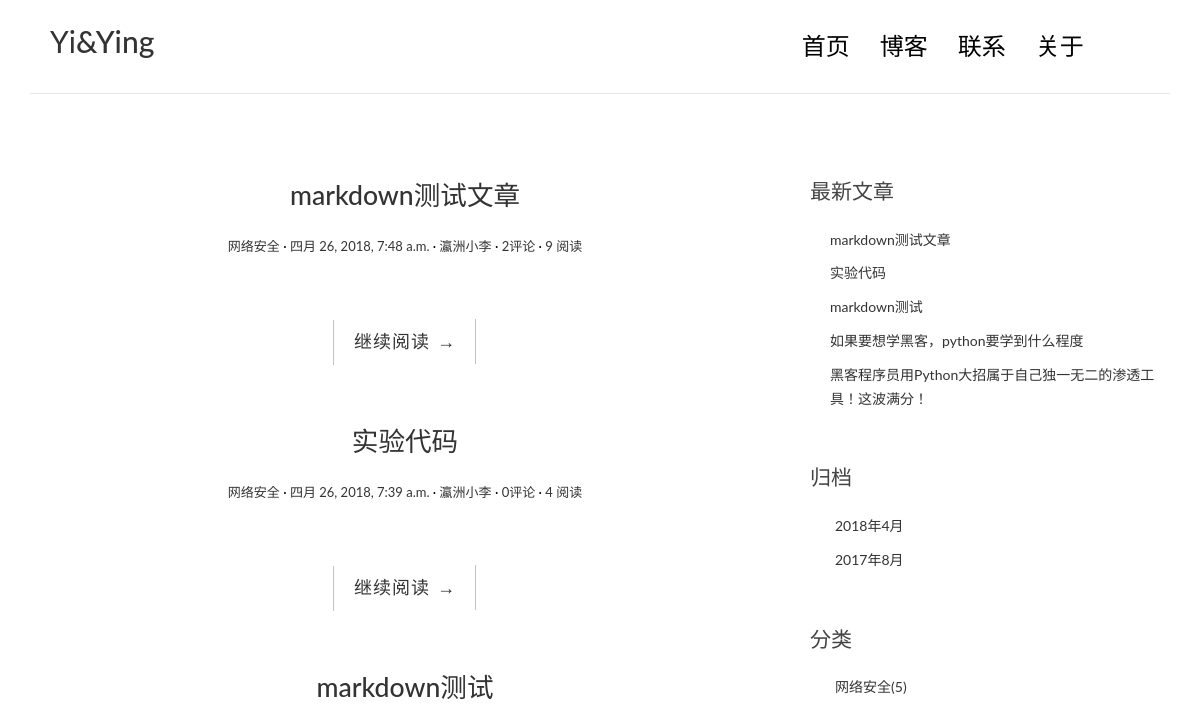
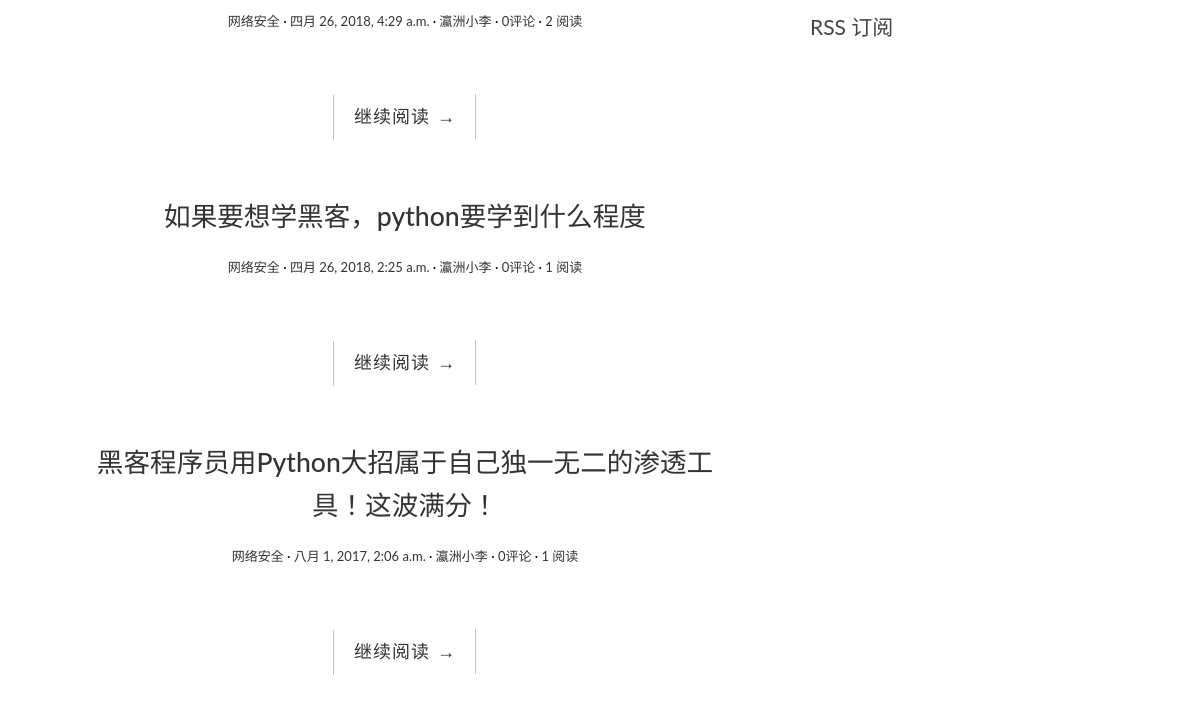
The app's page /, older data (2 pictures, top to bottom).
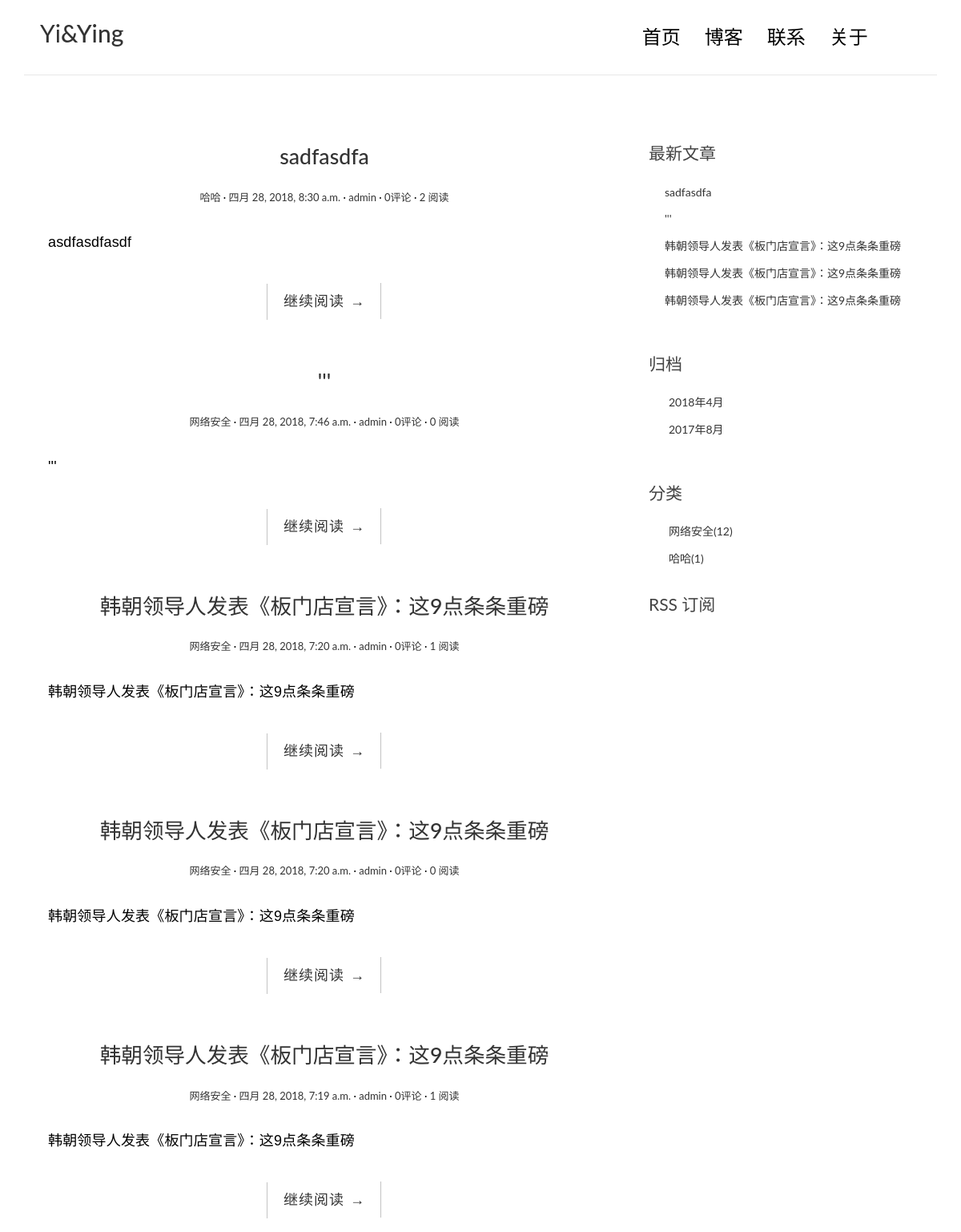
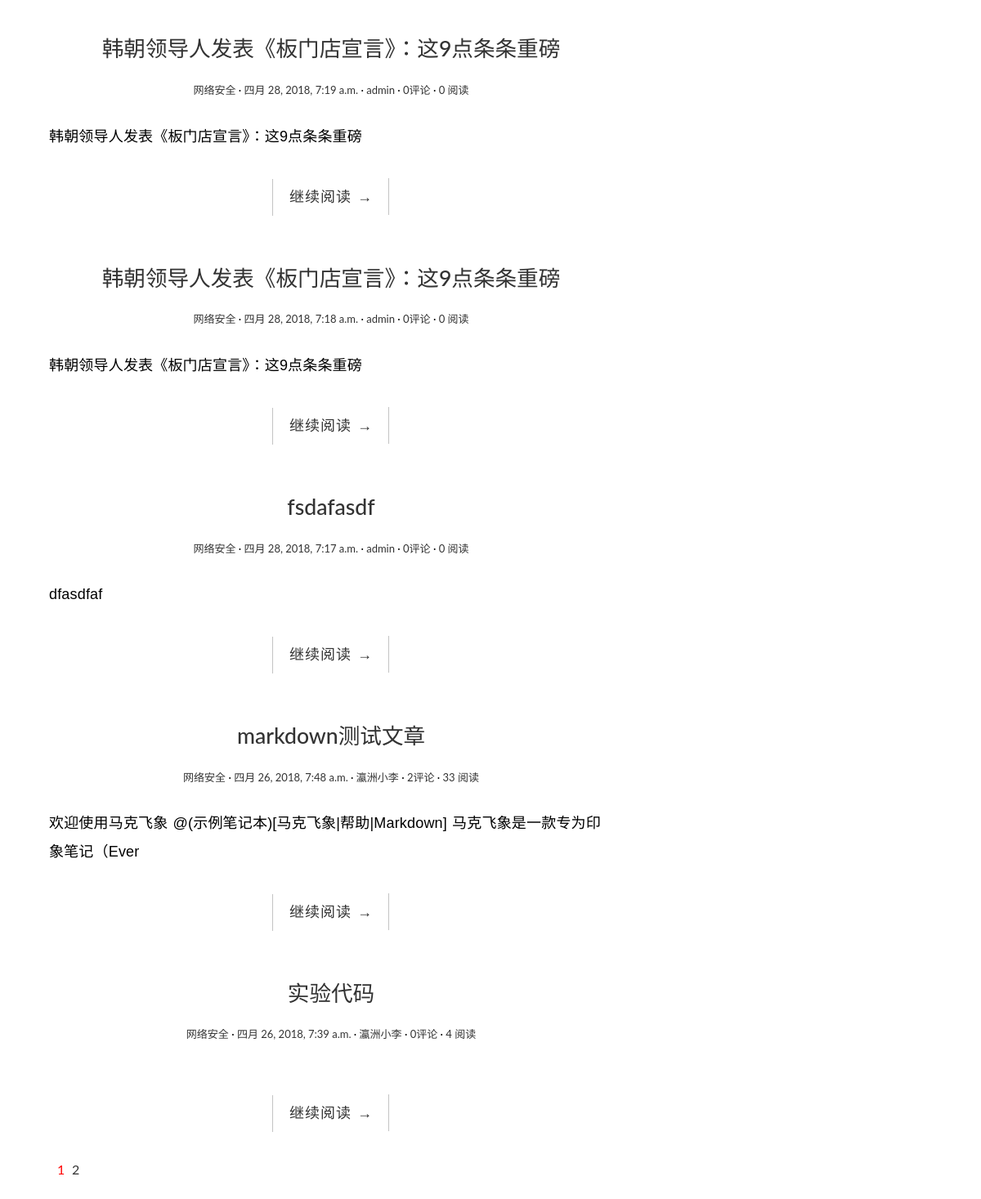
The same page, newer data (2 pictures, top to bottom).
### blog/models.py (models this page shows, shortened)
class Post(models.Model):
    title = models.CharField(max_length=70)
    body = models.TextField()
    excerpt = models.CharField(max_length=200,blank=True)
    created_time = models.DateTimeField()
    modified_time = models.DateTimeField()
    category = models.ForeignKey(Category,on_delete=models.CASCADE)
    tags = models.ManyToManyField(Tag, blank=True)
    author = models.ForeignKey(User,on_delete=models.CASCADE)
    views = models.PositiveIntegerField(default=0)
    def get_absolute_url(self):
        return reverse('blog:detail', kwargs={'pk':self.pk})
    class Meta:
        ordering = ['-created_time','title']

class Category(models.Model):
    name = models.CharField(max_length=100)

### blog/views.py (the view, shortened to what this page needs)
# urls.py: url(r'^$', views.IndexView.as_view(), name='index'),
class IndexView(ListView):
    model = Post
    template_name = 'blog/index.html'
    context_object_name = 'post_list'
    paginate_by = 10
    def get_context_data(self, **kwargs):
        context = super().get_context_data(**kwargs)
        paginator = context.get('paginator')
        page = context.get('page_obj')
        is_paginated = context.get('is_paginated')
        pagination_data = self.pagination_data(paginator, page, is_paginated)
        context.update(pagination_data)
        return context
    def pagination_data(self, paginator, page, is_paginated):
        if not is_paginated:
            return {}
        left = []
        right = []
        left_has_more = False
        right_has_more = False
        first = False
        last = False
        page_number = page.number
        total_pages = paginator.num_pages
        page_range = paginator.page_range
        if page_number == 1:
            right = page_range[page_number:page_number + 2]
            if right[-1] < total_pages - 1:
                right_has_more = True
            if right[-1] < total_pages:
                last = True
        elif page_number == total_pages:
            left = page_range[(page_number - 3) if (page_number - 3) > 0 else 0:page_number - 1]
            if left[0] > 2:
                left_has_more = True
            if left[0] > 1:
                first = True
        data = {
            'left': left,
            'right': right,
            'left_has_more': left_has_more,
            'right_has_more': right_has_more,
            'first': first,
            'last': last,
        }
        return data

### blog/templatetags/blog_tags.py (called while the page is built)
@register.simple_tag()
def get_recent_posts(num=5):
    return Post.objects.all().order_by('-created_time')[:num]

@register.simple_tag()
def archives():
    return Post.objects.dates('created_time','month',order='DESC')

@register.simple_tag()
def get_categories():
    return Category.objects.annotate(num_posts=Count('post')).filter(num_posts__gt=0)

### templates/blog/index.html (shortened to what this page needs)
{% extends 'base.html' %}
{% block main %}
    {% for post in post_list %}
        <article class="post post-{{ post.pk }}">
            <header class="entry-header">
                <h1 class="entry-title">
                    <a href="{{ post.get_absolute_url }}">{{ post.title }}</a>
                </h1>
                <div class="entry-meta">
                    <span class="post-category">
                        <a href="#">{{ post.category.name }}</a></span>
                    <span class="post-date"><a href="#"><time class="entry-date"
                                                              datetime="{{ post.created_time }}">{{ post.created_time }}</time></a></span>
                    <span class="post-author"><a href="#">{{ post.author }}</a></span>
                    <span class="comments-link"><a href="#">{{post.comment_set.count}}评论</a></span>
                    <span class="views-count"><a href="{{post.get_absolute_url}}">{{post.views}} 阅读</a></span>
                </div>
            </header>
            <div class="entry-content clearfix">
                <p>{{ post.excerpt }}</p>
                <div class="read-more cl-effect-14">
                    <a href="{{ post.get_absolute_url }}" class="more-link">继续阅读 <span class="meta-nav">→</span></a>
                </div>
            </div>
        </article>
    {% empty %}
        <div class="no-post">暂时还没有发布的文章！</div>
    {% endfor %}
    {% if is_paginated %}
        <div class="pagination">
            <ul>
                <li class="current"><a href="?page={{ page_obj.number }}">{{ page_obj.number }}</a></li>
                {% if right %}
                    {% for i in right %}
                        <li><a href="?page={{ i }}">{{ i }}</a></li>
                    {% endfor %}
                {% endif %}
            </ul>
        </div>
    {% endif %}
{% endblock main %}

### templates/base.html (shortened to what this page needs)
{%load staticfiles%}
{%load blog_tags%}
<!DOCTYPE html>
<html>
<head>
    <link rel="stylesheet" href="css/bootstrap.min.css">
    <link rel="stylesheet" href="http://code.ionicframework.com/ionicons/2.0.1/css/ionicons.min.css">
    <link rel="stylesheet" href="{% static 'blog/css/bootstrap.min.css' %}">
    <link rel="stylesheet" href="{% static 'blog/css/pace.css' %}">
    <link rel="stylesheet" href="{% static 'blog/css/custom.css' %}">
    <link rel="stylesheet" href="{% static 'blog/css/highlights/github.css' %}">
</head>
<body>
<div class="container">
    <header id="site-header">
        <div class="row">
            <div class="col-md-4 col-sm-5 col-xs-8">
                <div class="logo">
                    <h2><a href="{% url 'blog:index' %}"><b>Yi</b>&amp;Ying</a></h2>
                </div>
            </div>
            <div class="col-md-8 col-sm-7 col-xs-4">
                <nav class="main-nav" role="navigation">
                    <div class="collapse navbar-collapse" id="bs-example-navbar-collapse-1">
                        <ul class="nav navbar-nav navbar-right">
                            <li class="cl-effect-11"><a href="{% url 'blog:index' %}" data-hover="首页">首页</a></li>
                            <li class="cl-effect-11"><a href="{% url 'blog:index' %}" data-hover="博客">博客</a></li>
                            <li class="cl-effect-11"><a href="{% url 'blog:index' %}" data-hover="联系">联系</a></li>
                            <li class="cl-effect-11"><a href="{% url 'blog:index' %}" data-hover="关于">关于</a></li>
                        </ul>
                    </div>
                </nav>
            </div>
        </div>
    </header>
</div>
<div class="content-body">
    <div class="container">
        <div class="row">
            <main class="col-md-8">
                {% block main %}
                {% endblock main %}
            </main>
            <aside class="col-md-4">
                <div class="widget widget-recent-posts">
                    <h3 class="widget-title">最新文章</h3>
                    {% get_recent_posts as recent_post_list %}
                    <ul>
                        {%for post in recent_post_list%}
                        <li>
                            <a href="{{ post.get_absolute_url }}">{{ post.title }}</a>
                        </li>
                        {% empty %}
                        暂无文章!
                        {%endfor%}
                    </ul>
                </div>
                <div class="widget widget-archives">
                    <h3 class="widget-title">归档</h3>
                    {% archives as date_list %}
                    <ul>
                        {% for date in date_list %}
                        <li>
                            <a href="{% url 'blog:archives' date.year date.month %}">
                                {{date.year}}年{{date.month}}月
                            </a>
                        </li>
                        {% empty %}
                        暂无归档!
                        {% endfor %}
                    </ul>
                </div>
                <div class="widget widget-category">
                    <h3 class="widget-title">分类</h3>
                        {% get_categories as category_list %}
                    <ul>
                        {% for category in category_list %}
                        <li>
                            <a href="{% url 'blog:category' category.pk %}">{{category.name}}<span class="post-count">({{ category.num_posts }})</span></a>
                        </li>
                        {% empty%}
                        暂无分类!
                        {% endfor %}
                    </ul>
                </div>
                <div class="rss">
                    <a href="{%url 'rss'%}"> RSS 订阅</a>
                </div>
            </aside>
        </div>
    </div>
</div>
</body>
</html>

### blog/static/blog/css/custom.css (style rules this page uses)
* { outline: none; }
h1, h2, h3, h4, h5, h6 { margin-top: 0; }
b { font-weight: 400; }
a { color: #333; }
body { color: #444; font-family: 'Lato', sans-serif; }
p { font-family: 'Ubuntu', sans-serif; font-weight: 400; word-spacing: 1px; letter-spacing: 0.01em; }
#site-header { background-color: #FFF; padding: 25px 20px; margin-bottom: 40px; border-bottom: 1px solid #e7e7e7; }
.main-nav { margin-top: 11px; max-width: 95%; }
.main-nav a { color: #000000 !important; padding: 0 0 5px 0 !important; margin-right: 30px; font-family: 'Lato', sans-serif; font-weight: 300; font-size: 24px; }
.cl-effect-11 a { padding: 10px 0; color: #0972b4; text-shadow: none; }
.cl-effect-11 a::before { position: absolute; top: 0; left: 0; overflow: hidden; padding: 0 0 5px 0 !important; max-width: 0; border-bottom: 1px solid #000; color: #000; content: attr(data-hover); white-space: nowrap; -webkit-transition: max-width 0.5s; -moz-transition: max-width 0.5s; transition: max-width 0.5s; }
.content-body { padding-bottom: 4em; }
.post { background: #fff; padding: 30px 30px 0; }
.entry-title { text-align: center; font-size: 1.9em; margin-bottom: 20px; line-height: 1.6; padding: 10px 20px 0; }
.entry-meta { text-align: center; color: #DDDDDD; font-size: 13px; margin-bottom: 30px; }
.entry-content { font-size: 18px; line-height: 1.9; font-weight: 300; color: #000; }
.post-category::after, .post-date::after, .post-author::after, .comments-link::after { content: ' ·'; color: #000; }
.read-more { font-family: 'Ubuntu', sans-serif; font-weight: 400; word-spacing: 1px; letter-spacing: 0.01em; text-align: center; margin-top: 20px; }
.cl-effect-14 a { padding: 0 20px; height: 45px; line-height: 45px; position: relative; display: inline-block; margin: 15px 25px; letter-spacing: 1px; font-weight: 400; text-shadow: 0 0 1px rgba(255, 255, 255, 0.3); }
.cl-effect-14 a::before, .cl-effect-14 a::after { position: absolute; width: 45px; height: 1px; background: #C3C3C3; content: ''; -webkit-transition: all 0.3s; -moz-transition: all 0.3s; transition: all 0.3s; pointer-events: none; }
.cl-effect-14 a::before { top: 0; left: 0; -webkit-transform: rotate(90deg); -moz-transform: rotate(90deg); transform: rotate(90deg); -webkit-transform-origin: 0 0; -moz-transform-origin: 0 0; transform-origin: 0 0; }
.cl-effect-14 a::after { right: 0; bottom: 0; -webkit-transform: rotate(90deg); -moz-transform: rotate(90deg); transform: rotate(90deg); -webkit-transform-origin: 100% 0; -moz-transform-origin: 100% 0; transform-origin: 100% 0; }
.widget { background: #fff; padding: 30px 0 0; }
.widget-title { font-size: 1.5em; margin-bottom: 20px; line-height: 1.6; padding: 10px 0 0; font-weight: 400; }
.widget-recent-posts ul { padding: 0; margin: 0; padding-left: 20px; }
.widget-recent-posts ul li { list-style-type: none; position: relative; line-height: 170%; margin-bottom: 10px; }
.widget-recent-posts ul li::before { content: '\f3d3'; font-family: "Ionicons"; position: absolute; left: -17px; top: 3px; font-size: 16px; color: #000; }
.widget-archives ul { padding: 0; margin: 0; padding-left: 25px; }
.widget-archives ul li { list-style-type: none; position: relative; line-height: 170%; margin-bottom: 10px; }
.widget-archives ul li::before { content: '\f3f3'; font-family: "Ionicons"; position: absolute; left: -25px; top: 1px; font-size: 16px; color: #000; }
.widget-category ul { padding: 0; margin: 0; padding-left: 25px; }
.widget-category ul li { list-style-type: none; position: relative; line-height: 170%; margin-bottom: 10px; }
.widget-category ul li::before { content: '\f3fe'; font-family: "Ionicons"; position: absolute; left: -25px; top: 1px; font-size: 18px; color: #000; }
.rss { font-size: 21px; margin-top: 30px; }
.rss a { color: #444; }
.pagination ul { list-style: none; }
.pagination ul li { display: inline-block; font-size: 16px; margin-right: 5px; }
.current a { color: red; }

Row changes from the older to the newer data that the page shows:
no longer on this page (row unchanged): Post: title "markdown测试", category.name "网络安全", created_time "四月 26, 2018, 4:29 a.m.", author "瀛洲小李", comment_set.count "0", views "2"
no longer on this page (row unchanged): Post: title "如果要想学黑客，python要学到什么程度", category.name "网络安全", created_time "四月 26, 2018, 2:25 a.m.", author "瀛洲小李", comment_set.count "0", views "1"
no longer on this page (row unchanged): Post: title "黑客程序员用Python大招属于自己独一无二的渗透工具！这波满分！", category.name "网络安全", created_time "八月 1, 2017, 2:06 a.m.", author "瀛洲小李", comment_set.count "0", views "1"
no longer on one of the page's lists (row edited): Post: title "markdown测试文章"
no longer on one of the page's lists (row unchanged): Post: title "实验代码"
added Post: title "sadfasdfa", category.name "哈哈", created_time "四月 28, 2018, 8:30 a.m.", author "admin", comment_set.count "0", views "2", excerpt "asdfasdfasdf"
added Post: title "'''", category.name "网络安全", created_time "四月 28, 2018, 7:46 a.m.", author "admin", comment_set.count "0", views "0", excerpt "'''"
added Post: title "韩朝领导人发表《板门店宣言》：这9点条条重磅", category.name "网络安全", created_time "四月 28, 2018, 7:20 a.m.", author "admin", comment_set.count "0", views "1", excerpt "韩朝领导人发表《板门店宣言》：这9点条条重磅"
added Post: title "韩朝领导人发表《板门店宣言》：这9点条条重磅", category.name "网络安全", created_time "四月 28, 2018, 7:20 a.m.", author "admin", comment_set.count "0", views "0", excerpt "韩朝领导人发表《板门店宣言》：这9点条条重磅"
added Post: title "韩朝领导人发表《板门店宣言》：这9点条条重磅", category.name "网络安全", created_time "四月 28, 2018, 7:19 a.m.", author "admin", comment_set.count "0", views "1", excerpt "韩朝领导人发表《板门店宣言》：这9点条条重磅"
added Post: title "韩朝领导人发表《板门店宣言》：这9点条条重磅", category.name "网络安全", created_time "四月 28, 2018, 7:19 a.m.", author "admin", comment_set.count "0", views "0", excerpt "韩朝领导人发表《板门店宣言》：这9点条条重磅", shown under "&Ying"
added Post: title "韩朝领导人发表《板门店宣言》：这9点条条重磅", category.name "网络安全", created_time "四月 28, 2018, 7:18 a.m.", author "admin", comment_set.count "0", views "0", excerpt "韩朝领导人发表《板门店宣言》：这9点条条重磅", shown under "&Ying"
added Post: title "fsdafasdf", category.name "网络安全", created_time "四月 28, 2018, 7:17 a.m.", author "admin", comment_set.count "0", views "0", excerpt "dfasdfaf", shown under "&Ying"
changed Post "markdown测试文章": views "9" → "33"; excerpt (not shown) → "欢迎使用马克飞象 @(示例笔记本)[马克飞象|帮助|Markdown] 马克飞象是一款专为印象笔记（Ever"
computed for Category "网络安全": num_posts "5" → "12"
added Category: name "哈哈", num_posts "1"
Text that changed along with them:
{{ page_obj.number }}: (not shown) → "1"
new list line: "2"
